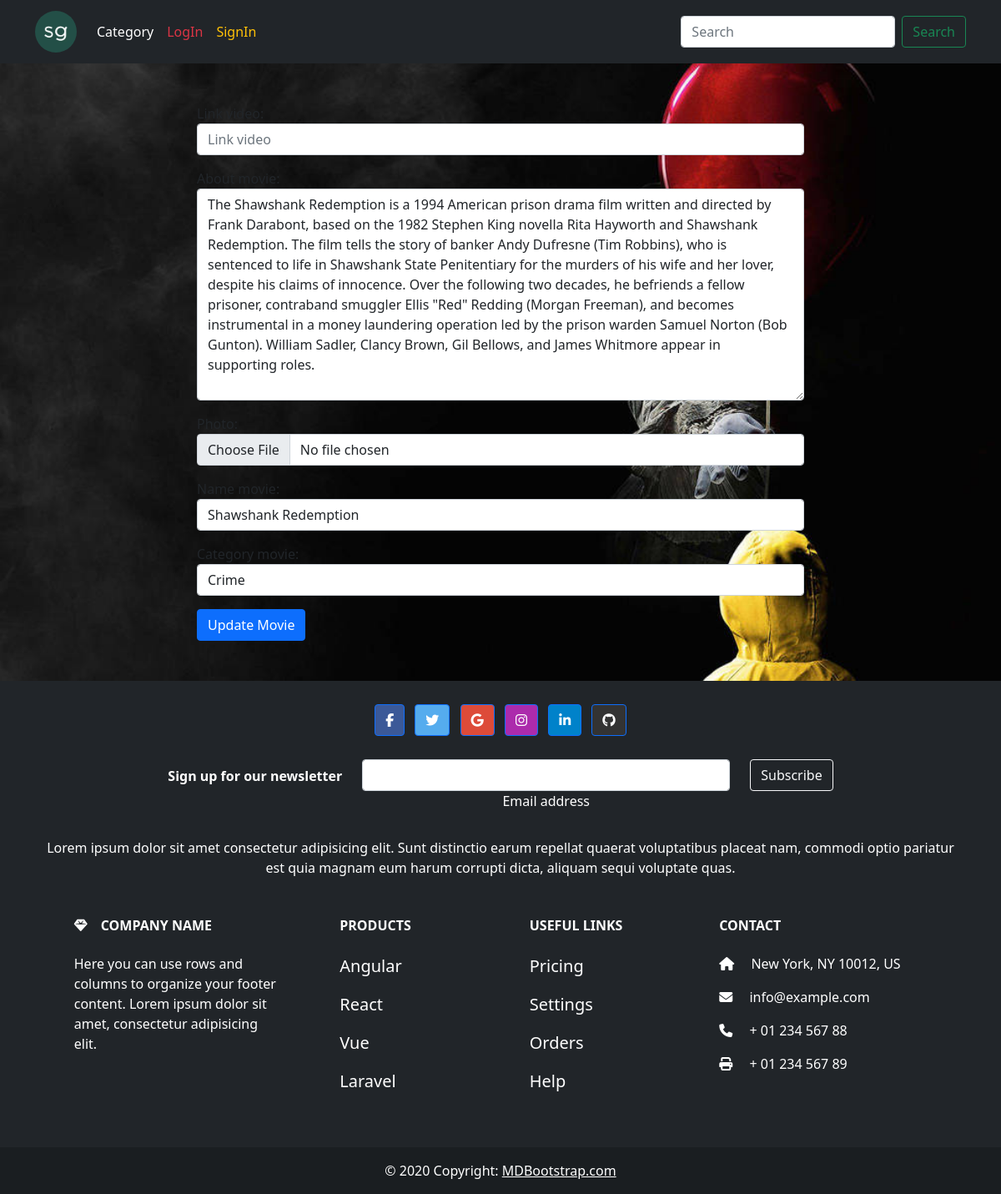
Page /article_update/3/ on the committed database.
### blog/models.py (models this page shows, shortened)
class Article(models.Model):
    title = models.CharField(max_length=200,
                             unique=True,
                             verbose_name='Name movie')
    content = models.TextField(verbose_name='About movie')
    photo = models.ImageField(upload_to='photo/', blank=True, null=True, verbose_name='Photo')
    created_at = models.DateTimeField(auto_now_add=True, verbose_name='Create date')
    update_at = models.DateTimeField(auto_now=True, verbose_name='Update date')
    publish = models.BooleanField(default=True, verbose_name='Status public')
    views = models.IntegerField(default=0, verbose_name='Views')
    category = models.ForeignKey(Category, on_delete=models.CASCADE, verbose_name='Category movie')
    video = models.CharField(max_length=500, verbose_name='Link video', blank=True, null=True)
    class Meta:
        verbose_name = 'Movie'
        verbose_name_plural = 'Movies'

class Category(models.Model):
    title = models.CharField(max_length=200,
                             unique=True,
                             verbose_name='Name category')
    def __str__(self):
        return self.title
    class Meta:
        verbose_name = 'Category'
        verbose_name_plural = 'Categories'

### blog/views.py (the view)
# urls.py: path('article_update/<int:id>/', update_article, name='update'),
def update_article(request, id):
    instance = Article.objects.get(id=id)
    if request.method == 'POST':
        form = ArticleForm(request.POST, request.FILES, instance=instance)
        if form.is_valid():
            form.save()
            return redirect('article', id)
        else:
            return render('update', id)
    else:
        form = ArticleForm(instance=instance)
    context = {
        'title': 'Update Movie',
        'form': form
    }
    return render(request, 'blog/article_form.html', context)

### blog/forms.py
class ArticleForm(forms.ModelForm):
    class Meta:
        model = Article
        fields = {
            'title',
            'content',
            'photo',
            'category',
            'video'
        }
        widgets = {
            'title': forms.TextInput(attrs={
                'class': "form-control",
                'placeholder': "Type Title..."
            }),
            'content': forms.Textarea(attrs={
                'class': "form-control",
                'placeholder': 'Type content...'
            }),
            'photo': forms.FileInput(attrs={
                'class': "form-control"
            }),
            'category': forms.Select(attrs={
                'class': "form-control"
            }),
            'video': forms.TextInput(attrs={
                'class': "form-control",
                'placeholder': 'Link video'
            })
        }

### blog/templates/blog/article_form.html (shortened to what this page needs)
{% extends 'base.html' %}
{% block main %}
<div class="container pt-5 pb-5">
    <div class="col-md-8 offset-md-2">
        <form enctype="multipart/form-data" action="" method="post">
            {{ form.as_p }}
            <button type="submit" class="btn btn-primary">
                {% if 'update' in request.path %}
                Update Movie
                {% else %}
                Add Movie
                {% endif %}
            </button>
        </form>
    </div>
</div>
{% endblock main %}

### templates/base.html (shortened to what this page needs)
<!doctype html>
<html lang="en">
<head>
    <link rel="stylesheet" href="{% static 'blog/css/style.css' %}">
    <link href="https://cdn.jsdelivr.net/npm/bootstrap@5.0.2/dist/css/bootstrap.min.css" rel="stylesheet"
>
</head>
<body class="">
<header>
    {% include 'components/_header.html' %}
</header>
<main>
    <div class="blog_main">
        <div class="container">
            {% block main %}
            {% endblock main %}
        </div>
    </div>
</main>
<footer>
    {% include 'components/_footer.html' %}
</footer>
</body>
</html>

### templates/components/_header.html (shortened to what this page needs)
{% load static %}
<nav class="navbar navbar-expand-lg navbar-dark bg-dark ">
    <div class="container">
        {% if not request.user.is_authenticated %}
        <a class="navbar-brand" href="">
            <img src="{% static 'blog/img/img.png' %}" style="border-radius: 50%" alt="logo" width="50px" height="50px">
        </a>
        {% else %}
        <a class="navbar-brand" href="{% url 'index' %}">
            <img src="{% static 'blog/img/img.png' %}" style="border-radius: 50%" alt="logo" width="50px" height="50px">
        </a>
        {% endif %}
        <div class="collapse navbar-collapse" id="navbarSupportedContent">
            <ul class="navbar-nav me-auto mb-2 mb-lg-0">
                {% if not request.user.is_authenticated %}
                <li class="nav-item">
                    <a class="nav-link active" aria-current="page" href="#">Category</a>
                </li>
                <li class="nav-item">
                    <a class="nav-link active text-danger" aria-current="page" href="{% url 'login' %}">LogIn</a>
                </li>
                <li class="nav-item">
                    <a class="nav-link active text-warning" aria-current="page" href="{% url 'register' %}">SignIn</a>
                </li>
                {% endif %}
            </ul>
            <form class="d-flex">
                <input class="form-control me-2" type="search" placeholder="Search" aria-label="Search">
                <button class="btn btn-outline-success" type="submit">Search</button>
            </form>
        </div>
    </div>
</nav>

### templates/components/_footer.html
<footer class="bg-dark text-center text-white">
    <div class="container p-4">
        <section class="mb-4">
            <a class="btn btn-primary btn-floating m-1" style="background-color: #3b5998" href="#!" role="button"><i
                    class="fab fa-facebook-f"></i></a>
            <a class="btn btn-primary btn-floating m-1" style="background-color: #55acee" href="#!" role="button"><i
                    class="fab fa-twitter"></i></a>
            <a class="btn btn-primary btn-floating m-1" style="background-color: #dd4b39" href="#!" role="button"><i
                    class="fab fa-google"></i></a>
            <a class="btn btn-primary btn-floating m-1" style="background-color: #ac2bac" href="#!" role="button"><i
                    class="fab fa-instagram"></i></a>
            <a class="btn btn-primary btn-floating m-1" style="background-color: #0082ca" href="#!" role="button"><i
                    class="fab fa-linkedin-in"></i></a>
            <a class="btn btn-primary btn-floating m-1" style="background-color: #333333" href="#!" role="button"><i
                    class="fab fa-github"></i></a>
        </section>
        <section class="">
            <form action="">
                <div class="row d-flex justify-content-center">
                    <div class="col-auto">
                        <p class="pt-2">
                            <strong>Sign up for our newsletter</strong>
                        </p>
                    </div>
                    <div class="col-md-5 col-12">
                        <div class="form-outline form-white mb-4">
                            <input type="email" id="form5Example2" class="form-control"/>
                            <label class="form-label" for="form5Example2">Email address</label>
                        </div>
                    </div>
                    <div class="col-auto">
                        <button type="submit" class="btn btn-outline-light mb-4">
                            Subscribe
                        </button>
                    </div>
                </div>
            </form>
        </section>
        <section class="mb-4">
            <p>
                Lorem ipsum dolor sit amet consectetur adipisicing elit. Sunt
                distinctio earum repellat quaerat voluptatibus placeat nam,
                commodi optio pariatur est quia magnam eum harum corrupti dicta,
                aliquam sequi voluptate quas.
            </p>
        </section>
        <section class="">
            <div class="container text-center text-md-start mt-5">
                <div class="row mt-3">
                    <div class="col-md-3 col-lg-4 col-xl-3 mx-auto mb-4">
                        <h6 class="text-uppercase fw-bold mb-4">
                            <i class="fas fa-gem me-3"></i>Company name
                        </h6>
                        <p>
                            Here you can use rows and columns to organize your footer content. Lorem ipsum
                            dolor sit amet, consectetur adipisicing elit.
                        </p>
                    </div>
                    <div class="col-md-2 col-lg-2 col-xl-2 mx-auto mb-4">
                        <h6 class="text-uppercase fw-bold mb-4">
                            Products
                        </h6>
                        <p>
                            <a href="#!" class="navbar-brand text-white">Angular</a>
                        </p>
                        <p>
                            <a href="#!" class="navbar-brand text-white">React</a>
                        </p>
                        <p>
                            <a href="#!" class="navbar-brand text-white">Vue</a>
                        </p>
                        <p>
                            <a href="#!" class="navbar-brand text-white">Laravel</a>
                        </p>
                    </div>
                    <div class="col-md-3 col-lg-2 col-xl-2 mx-auto mb-4">
                        <h6 class="text-uppercase fw-bold mb-4">
                            Useful links
                        </h6>
                        <p>
                            <a href="#!" class="navbar-brand text-white">Pricing</a>
                        </p>
                        <p>
                            <a href="#!" class="navbar-brand text-white">Settings</a>
                        </p>
                        <p>
                            <a href="#!" class="navbar-brand text-white">Orders</a>
                        </p>
                        <p>
                            <a href="#!" class="navbar-brand text-white">Help</a>
                        </p>
                    </div>
                    <div class="col-md-4 col-lg-3 col-xl-3 mx-auto mb-md-0 mb-4">
                        <h6 class="text-uppercase fw-bold mb-4">Contact</h6>
                        <p><i class="fas fa-home me-3"></i> New York, NY 10012, US</p>
                        <p>
                            <i class="fas fa-envelope me-3"></i>
                            info@example.com
                        </p>
                        <p><i class="fas fa-phone me-3"></i> + 01 234 567 88</p>
                        <p><i class="fas fa-print me-3"></i> + 01 234 567 89</p>
                    </div>
                </div>
            </div>
        </section>
    </div>
    <div class="text-center p-3" style="background-color: rgba(0, 0, 0, 0.2)">
        © 2020 Copyright:
        <a class="text-white" href="https://mdbootstrap.com/">MDBootstrap.com</a>
    </div>
</footer>

### blog/static/blog/css/style.css (style rules this page uses)
.blog_main { background: url(../img/polo.jpg); background-size: cover; background-attachment: fixed; background-position: left; }

### rows in the picture
Article: content "The Shawshank Redemption is a 1994 American prison drama film written and directed by Frank Darabont, based on the 1982 Stephen King novella Rita Hayworth and Shawshank Redemption. The film tells the story of banker Andy Dufresne (Tim Robbins), who is sentenced to life in Shawshank State Penitentiary for the murders of his wife and her lover, despite his claims of innocence. Over the following two decades, he befriends a fellow prisoner, contraband smuggler Ellis \"Red\" Redding (Morgan Freeman), and becomes instrumental in a money laundering operation led by the prison warden Samuel Norton (Bob Gunton). William Sadler, Clancy Brown, Gil Bellows, and James Whitmore appear in supporting roles.", title "Shawshank Redemption", category "Crime"
